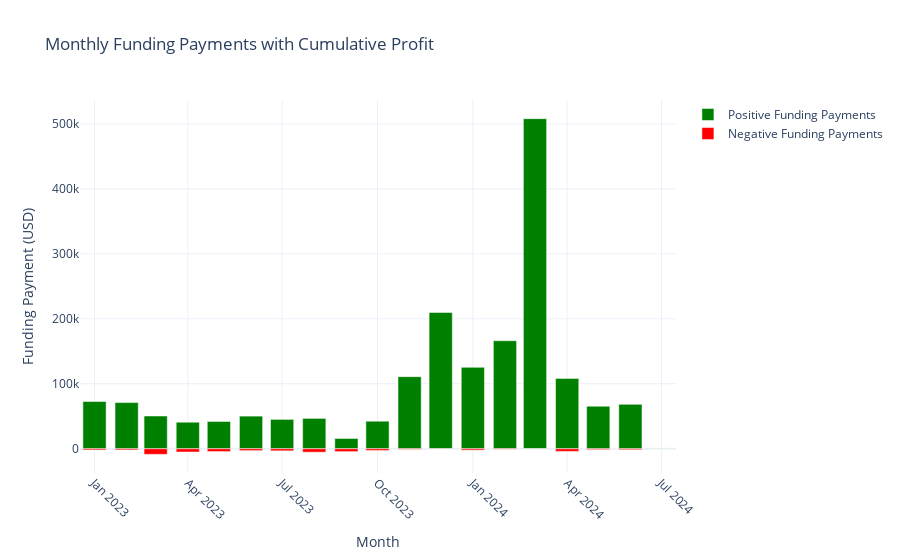

Notebook code for this chart:
### Code cell
funding_filepath = './results/test/funding_log.csv' 
funding_df = pd.read_csv(funding_filepath)

# Convert 'time' to datetime format
funding_df['time'] = pd.to_datetime(funding_df['time'])

# Extract the month to aggregate funding payments
funding_df['month'] = funding_df['time'].dt.to_period('M')

# Calculate cumulative profit over time (using the original 'funding payment' column)
funding_df['cumulative_profit'] = funding_df['funding payment'].cumsum()

# Aggregate monthly funding payments for cumulative profit
monthly_cumulative_profit = funding_df.groupby('month')['cumulative_profit'].last().reset_index()

# Separate positive and negative funding payments before aggregation
funding_df['positive'] = funding_df['funding payment'].apply(lambda x: x if x >= 0 else 0)
funding_df['negative'] = funding_df['funding payment'].apply(lambda x: x if x < 0 else 0)

# Sum monthly positive and negative funding payments
monthly_funding = funding_df.groupby('month').agg({
    'positive': 'sum',
    'negative': 'sum'
}).reset_index()

# Convert 'month' back to a datetime for plotting (use the start of each month)
monthly_funding['month'] = monthly_funding['month'].dt.to_timestamp()


# Plotting using Plotly
fig = go.Figure()

# Add bars for positive funding payments
fig.add_trace(go.Bar(
    x=monthly_funding['month'],
    y=monthly_funding['positive'],
    name='Positive Funding Payments',
    marker_color='green',
))

# Add bars for negative funding payments
fig.add_trace(go.Bar(
    x=monthly_funding['month'],
    y=monthly_funding['negative'],
    name='Negative Funding Payments',
    marker_color='red',
))



# Update layout for the plot
fig.update_layout(
    title='Monthly Funding Payments with Cumulative Profit',
    xaxis_title='Month',
    yaxis_title='Funding Payment (USD)',
    template='plotly_white',
    barmode='relative',  # Allow bars to overlap properly
    hovermode='x unified',
)

# Format x-axis to display months clearly
fig.update_xaxes(
    tickformat='%b %Y',  # Format to show month (e.g., Jan 2023)
    tickangle=45,
    showgrid=True,
)

# Show the plot
fig.show()

### Figure 1 — Plotly figure (JSON) as saved in the notebook; plotly's stock layout.template omitted (floating-point values rounded to 4 significant figures)
{"data": [{"marker": {"color": "green"}, "name": "Positive Funding Payments", "type": "bar", "x": ["2023-01-01T00:00:00", "2023-02-01T00:00:00", "2023-03-01T00:00:00", "2023-04-01T00:00:00", "2023-05-01T00:00:00", "2023-06-01T00:00:00", "2023-07-01T00:00:00", "2023-08-01T00:00:00", "2023-09-01T00:00:00", "2023-10-01T00:00:00", "2023-11-01T00:00:00", "2023-12-01T00:00:00", "2024-01-01T00:00:00", "2024-02-01T00:00:00", "2024-03-01T00:00:00", "2024-04-01T00:00:00", "2024-05-01T00:00:00", "2024-06-01T00:00:00", "2024-07-01T00:00:00"], "y": [72720.0, 71040.0, 50420.0, 40850.0, 41990.0, 50230.0, 45210.0, 46720.0, 15820.0, 42390.0, 111000.0, 209700.0, 125300.0, 166300.0, 508100.0, 108300.0, 65520.0, 68340.0, 841.2]}, {"marker": {"color": "red"}, "name": "Negative Funding Payments", "type": "bar", "x": ["2023-01-01T00:00:00", "2023-02-01T00:00:00", "2023-03-01T00:00:00", "2023-04-01T00:00:00", "2023-05-01T00:00:00", "2023-06-01T00:00:00", "2023-07-01T00:00:00", "2023-08-01T00:00:00", "2023-09-01T00:00:00", "2023-10-01T00:00:00", "2023-11-01T00:00:00", "2023-12-01T00:00:00", "2024-01-01T00:00:00", "2024-02-01T00:00:00", "2024-03-01T00:00:00", "2024-04-01T00:00:00", "2024-05-01T00:00:00", "2024-06-01T00:00:00", "2024-07-01T00:00:00"], "y": [-1883.0, -1811.0, -8624.0, -5011.0, -4365.0, -2907.0, -3255.0, -5304.0, -4441.0, -2750.0, -1058.0, -283.9, -2132.0, -740.7, -129.8, -4096.0, -1422.0, -1548.0, -57.99]}], "layout": {"barmode": "relative", "hovermode": "x unified", "title": {"text": "Monthly Funding Payments with Cumulative Profit"}, "xaxis": {"showgrid": true, "tickangle": 45, "tickformat": "%b %Y", "title": {"text": "Month"}}, "yaxis": {"title": {"text": "Funding Payment (USD)"}}}}
